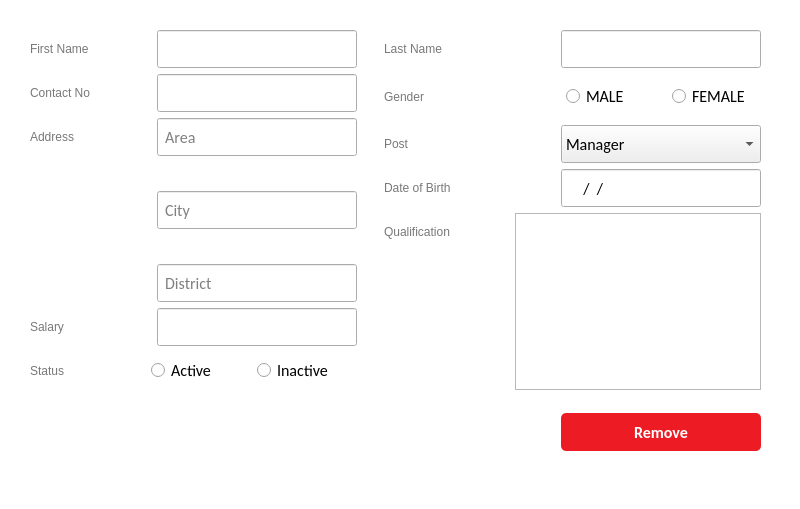
     <widget class="QGroupBox" name="groupBox_4">
      <property name="geometry">
       <rect>
        <x>513</x>
        <y>100</y>
        <width>800</width>
        <height>509</height>
       </rect>
      </property>
      <property name="sizePolicy">
       <sizepolicy hsizetype="Expanding" vsizetype="Expanding">
        <horstretch>0</horstretch>
        <verstretch>0</verstretch>
       </sizepolicy>
      </property>
      <property name="minimumSize">
       <size>
        <width>800</width>
        <height>470</height>
       </size>
      </property>
      <property name="styleSheet">
       <string notr="true">QGroupBox
{
background-color: rgb(255, 255, 255);

border:none;
}
QLabel
{

	font: 14pt &quot;Calibri&quot; ;
color: rgb(120, 120, 120);
padding-bottom: 0;

}
QLineEdit
{
border-bottom: 1px solid;
border-color: rgb(172, 172, 172);
padding: 5px;
color: rgb(0, 0, 0);

}

QPushButton#removeButton
{
    
	background-color: #ED1c24;
	
	color: rgb(255, 255, 255);

	border-radius: 5px;
}
QPushButton#removeButton:focus
{
background-color: #FD5E64;

}
QPushButton#removeButton:hover
{
background-color: #FD5E64;

}

</string>
      </property>
      <property name="title">
       <string/>
      </property>
      <property name="alignment">
       <set>Qt::AlignCenter</set>
      </property>
      <widget class="QWidget" name="layoutWidget_6">
       <property name="geometry">
        <rect>
         <x>30</x>
         <y>30</y>
         <width>731</width>
         <height>421</height>
        </rect>
       </property>
       <layout class="QGridLayout" name="gridLayout_38">
        <item row="0" column="0">
         <layout class="QGridLayout" name="gridLayout_39">
          <item row="0" column="1">
           <spacer name="horizontalSpacer_84">
            <property name="orientation">
             <enum>Qt::Horizontal</enum>
            </property>
            <property name="sizeHint" stdset="0">
             <size>
              <width>40</width>
              <height>20</height>
             </size>
            </property>
           </spacer>
          </item>
          <item row="0" column="2">
           <layout class="QVBoxLayout" name="verticalLayout_23">
            <item>
             <layout class="QHBoxLayout" name="horizontalLayout_62">
              <item>
               <widget class="QLabel" name="lastNameLabel_6">
                <property name="minimumSize">
                 <size>
                  <width>100</width>
                  <height>38</height>
                 </size>
                </property>
                <property name="text">
                 <string>Last Name</string>
                </property>
               </widget>
              </item>
              <item>
               <spacer name="horizontalSpacer_79">
                <property name="orientation">
                 <enum>Qt::Horizontal</enum>
                </property>
                <property name="sizeHint" stdset="0">
                 <size>
                  <width>35</width>
                  <height>20</height>
                 </size>
                </property>
               </spacer>
              </item>
              <item>
               <widget class="QLineEdit" name="lastNameRemove">
                <property name="enabled">
                 <bool>true</bool>
                </property>
                <property name="minimumSize">
                 <size>
                  <width>200</width>
                  <height>38</height>
                 </size>
                </property>
                <property name="font">
                 <font>
                  <family>Calibri</family>
                  <pointsize>12</pointsize>
                  <weight>50</weight>
                  <bold>false</bold>
                  <kerning>false</kerning>
                 </font>
                </property>
                <property name="styleSheet">
                 <string notr="true">QLineEdit#userName
{
border-bottom: 2px solid;
border-top: 0px;
border-color: rgb(172, 172, 172);
padding: 5px;
color: rgb(0, 0, 0);

}</string>
                </property>
                <property name="text">
                 <string/>
                </property>
                <property name="alignment">
                 <set>Qt::AlignLeading|Qt::AlignLeft|Qt::AlignVCenter</set>
                </property>
                <property name="placeholderText">
                 <string/>
                </property>
                <property name="clearButtonEnabled">
                 <bool>false</bool>
                </property>
               </widget>
              </item>
             </layout>
            </item>
            <item>
             <layout class="QHBoxLayout" name="horizontalLayout_63">
              <item>
               <widget class="QLabel" name="genderLabel_6">
                <property name="minimumSize">
                 <size>
                  <width>100</width>
                  <height>38</height>
                 </size>
                </property>
                <property name="text">
                 <string>Gender</string>
                </property>
               </widget>
              </item>
              <item>
               <spacer name="horizontalSpacer_80">
                <property name="orientation">
                 <enum>Qt::Horizontal</enum>
                </property>
                <property name="sizeHint" stdset="0">
                 <size>
                  <width>35</width>
                  <height>20</height>
                 </size>
                </property>
               </spacer>
              </item>
              <item>
               <widget class="QGroupBox" name="groupBox_6">
                <property name="title">
                 <string/>
                </property>
                <layout class="QGridLayout" name="gridLayout_4">
                 <item row="0" column="0">
                  <layout class="QHBoxLayout" name="horizontalLayout_15">
                   <item>
                    <widget class="QRadioButton" name="maleRadioRemove">
                     <property name="minimumSize">
                      <size>
                       <width>100</width>
                       <height>0</height>
                      </size>
                     </property>
                     <property name="font">
                      <font>
                       <family>Calibri</family>
                       <pointsize>12</pointsize>
                      </font>
                     </property>
                     <property name="text">
                      <string>MALE</string>
                     </property>
                    </widget>
                   </item>
                   <item>
                    <widget class="QRadioButton" name="femaleRadioRemove">
                     <property name="minimumSize">
                      <size>
                       <width>80</width>
                       <height>0</height>
                      </size>
                     </property>
                     <property name="font">
                      <font>
                       <family>Calibri</family>
                       <pointsize>12</pointsize>
                      </font>
                     </property>
                     <property name="text">
                      <string>FEMALE</string>
                     </property>
                    </widget>
                   </item>
                  </layout>
                 </item>
                </layout>
               </widget>
              </item>
              <item>
               <layout class="QHBoxLayout" name="horizontalLayout_14"/>
              </item>
             </layout>
            </item>
            <item>
             <layout class="QHBoxLayout" name="horizontalLayout_64">
              <item>
               <widget class="QLabel" name="salaryLabel_12">
                <property name="minimumSize">
                 <size>
                  <width>100</width>
                  <height>38</height>
                 </size>
                </property>
                <property name="text">
                 <string>Post</string>
                </property>
               </widget>
              </item>
              <item>
               <spacer name="horizontalSpacer_81">
                <property name="orientation">
                 <enum>Qt::Horizontal</enum>
                </property>
                <property name="sizeHint" stdset="0">
                 <size>
                  <width>35</width>
                  <height>20</height>
                 </size>
                </property>
               </spacer>
              </item>
              <item>
               <widget class="QComboBox" name="postremove">
                <property name="minimumSize">
                 <size>
                  <width>200</width>
                  <height>38</height>
                 </size>
                </property>
                <property name="font">
                 <font>
                  <family>Calibri</family>
                  <pointsize>12</pointsize>
                 </font>
                </property>
                <item>
                 <property name="text">
                  <string>Manager</string>
                 </property>
                </item>
                <item>
                 <property name="text">
                  <string>SalesMan</string>
                 </property>
                </item>
                <item>
                 <property name="text">
                  <string>Workshop Incharge</string>
                 </property>
                </item>
                <item>
                 <property name="text">
                  <string>Office Boy</string>
                 </property>
                </item>
                <item>
                 <property name="text">
                  <string>Receiptionist</string>
                 </property>
                </item>
               </widget>
              </item>
             </layout>
            </item>
            <item>
             <layout class="QHBoxLayout" name="horizontalLayout_65">
              <item>
               <widget class="QLabel" name="DOBLabel_6">
                <property name="minimumSize">
                 <size>
                  <width>100</width>
                  <height>38</height>
                 </size>
                </property>
                <property name="text">
                 <string>Date of Birth</string>
                </property>
               </widget>
              </item>
              <item>
               <spacer name="horizontalSpacer_82">
                <property name="orientation">
                 <enum>Qt::Horizontal</enum>
                </property>
                <property name="sizeHint" stdset="0">
                 <size>
                  <width>35</width>
                  <height>20</height>
                 </size>
                </property>
               </spacer>
              </item>
              <item>
               <widget class="QLineEdit" name="DOBremove">
                <property name="enabled">
                 <bool>true</bool>
                </property>
                <property name="minimumSize">
                 <size>
                  <width>200</width>
                  <height>38</height>
                 </size>
                </property>
                <property name="font">
                 <font>
                  <family>Calibri</family>
                  <pointsize>12</pointsize>
                  <weight>50</weight>
                  <bold>false</bold>
                  <kerning>false</kerning>
                 </font>
                </property>
                <property name="styleSheet">
                 <string notr="true">QLineEdit#userName
{
border-bottom: 2px solid;
border-top: 0px;
border-color: rgb(172, 172, 172);
padding: 5px;
color: rgb(0, 0, 0);

}</string>
                </property>
                <property name="inputMethodHints">
                 <set>Qt::ImhDate|Qt::ImhFormattedNumbersOnly</set>
                </property>
                <property name="inputMask">
                 <string>9999/99/99</string>
                </property>
                <property name="text">
                 <string>//</string>
                </property>
                <property name="alignment">
                 <set>Qt::AlignLeading|Qt::AlignLeft|Qt::AlignVCenter</set>
                </property>
                <property name="placeholderText">
                 <string/>
                </property>
                <property name="clearButtonEnabled">
                 <bool>false</bool>
                </property>
               </widget>
              </item>
             </layout>
            </item>
            <item>
             <layout class="QHBoxLayout" name="horizontalLayout_66">
              <item alignment="Qt::AlignTop">
               <widget class="QLabel" name="qualificationLabel_6">
                <property name="minimumSize">
                 <size>
                  <width>100</width>
                  <height>38</height>
                 </size>
                </property>
                <property name="text">
                 <string>Qualification</string>
                </property>
               </widget>
              </item>
              <item>
               <spacer name="horizontalSpacer_83">
                <property name="orientation">
                 <enum>Qt::Horizontal</enum>
                </property>
                <property name="sizeHint" stdset="0">
                 <size>
                  <width>35</width>
                  <height>20</height>
                 </size>
                </property>
               </spacer>
              </item>
              <item>
               <widget class="QTextEdit" name="qualificationInputRemove">
                <property name="minimumSize">
                 <size>
                  <width>200</width>
                  <height>70</height>
                 </size>
                </property>
                <property name="sizeIncrement">
                 <size>
                  <width>0</width>
                  <height>0</height>
                 </size>
                </property>
                <property name="font">
                 <font>
                  <family>Calibri</family>
                  <pointsize>12</pointsize>
                 </font>
                </property>
                <property name="styleSheet">
                 <string notr="true"/>
                </property>
               </widget>
              </item>
             </layout>
            </item>
           </layout>
          </item>
          <item row="0" column="0">
           <layout class="QVBoxLayout" name="verticalLayout_21">
            <item>
             <layout class="QHBoxLayout" name="horizontalLayout_58">
              <item>
               <widget class="QLabel" name="firstNameLabel_6">
                <property name="minimumSize">
                 <size>
                  <width>100</width>
                  <height>38</height>
                 </size>
                </property>
                <property name="text">
                 <string>First Name</string>
                </property>
               </widget>
              </item>
              <item>
               <spacer name="horizontalSpacer_74">
                <property name="orientation">
                 <enum>Qt::Horizontal</enum>
                </property>
                <property name="sizeHint" stdset="0">
                 <size>
                  <width>35</width>
                  <height>20</height>
                 </size>
                </property>
               </spacer>
              </item>
              <item>
               <widget class="QLineEdit" name="firstNameRemove">
                <property name="enabled">
                 <bool>true</bool>
                </property>
                <property name="minimumSize">
                 <size>
                  <width>200</width>
                  <height>38</height>
                 </size>
                </property>
                <property name="font">
                 <font>
                  <family>Calibri</family>
                  <pointsize>12</pointsize>
                  <weight>50</weight>
                  <bold>false</bold>
                  <kerning>false</kerning>
                 </font>
                </property>
                <property name="styleSheet">
                 <string notr="true"/>
                </property>
                <property name="inputMask">
                 <string/>
                </property>
                <property name="text">
                 <string/>
                </property>
                <property name="alignment">
                 <set>Qt::AlignLeading|Qt::AlignLeft|Qt::AlignVCenter</set>
                </property>
                <property name="placeholderText">
                 <string/>
                </property>
                <property name="clearButtonEnabled">
                 <bool>false</bool>
                </property>
               </widget>
              </item>
             </layout>
            </item>
            <item>
             <layout class="QHBoxLayout" name="horizontalLayout_59">
              <item>
               <widget class="QLabel" name="phoneLabel_6">
                <property name="minimumSize">
                 <size>
                  <width>100</width>
                  <height>38</height>
                 </size>
                </property>
                <property name="text">
                 <string>Contact No</string>
                </property>
               </widget>
              </item>
              <item>
               <spacer name="horizontalSpacer_75">
                <property name="orientation">
                 <enum>Qt::Horizontal</enum>
                </property>
                <property name="sizeHint" stdset="0">
                 <size>
                  <width>35</width>
                  <height>20</height>
                 </size>
                </property>
               </spacer>
              </item>
              <item>
               <widget class="QLineEdit" name="contactRemove">
                <property name="enabled">
                 <bool>true</bool>
                </property>
                <property name="minimumSize">
                 <size>
                  <width>200</width>
                  <height>38</height>
                 </size>
                </property>
                <property name="font">
                 <font>
                  <family>Calibri</family>
                  <pointsize>12</pointsize>
                  <weight>50</weight>
                  <bold>false</bold>
                  <kerning>false</kerning>
                 </font>
                </property>
                <property name="styleSheet">
                 <string notr="true">QLineEdit#userName
{
border-bottom: 2px solid;
border-top: 0px;
border-color: rgb(172, 172, 172);
padding: 5px;
color: rgb(0, 0, 0);

}</string>
                </property>
                <property name="inputMask">
                 <string/>
                </property>
                <property name="text">
                 <string/>
                </property>
                <property name="alignment">
                 <set>Qt::AlignLeading|Qt::AlignLeft|Qt::AlignVCenter</set>
                </property>
                <property name="placeholderText">
                 <string/>
                </property>
                <property name="clearButtonEnabled">
                 <bool>false</bool>
                </property>
               </widget>
              </item>
             </layout>
            </item>
            <item>
             <layout class="QGridLayout" name="gridLayout_40">
              <item row="0" column="0" alignment="Qt::AlignTop">
               <widget class="QLabel" name="addressLabel_6">
                <property name="minimumSize">
                 <size>
                  <width>100</width>
                  <height>38</height>
                 </size>
                </property>
                <property name="text">
                 <string>Address</string>
                </property>
               </widget>
              </item>
              <item row="0" column="1">
               <spacer name="horizontalSpacer_76">
                <property name="orientation">
                 <enum>Qt::Horizontal</enum>
                </property>
                <property name="sizeHint" stdset="0">
                 <size>
                  <width>35</width>
                  <height>20</height>
                 </size>
                </property>
               </spacer>
              </item>
              <item row="0" column="2">
               <layout class="QVBoxLayout" name="verticalLayout_22">
                <item>
                 <widget class="QLineEdit" name="addressAreaRemove">
                  <property name="enabled">
                   <bool>true</bool>
                  </property>
                  <property name="minimumSize">
                   <size>
                    <width>200</width>
                    <height>38</height>
                   </size>
                  </property>
                  <property name="font">
                   <font>
                    <family>Calibri</family>
                    <pointsize>12</pointsize>
                    <weight>50</weight>
                    <bold>false</bold>
                    <kerning>false</kerning>
                   </font>
                  </property>
                  <property name="styleSheet">
                   <string notr="true">QLineEdit#userName
{
border-bottom: 2px solid;
border-top: 0px;
border-color: rgb(172, 172, 172);
padding: 5px;
color: rgb(0, 0, 0);

}</string>
                  </property>
                  <property name="text">
                   <string/>
                  </property>
                  <property name="alignment">
                   <set>Qt::AlignLeading|Qt::AlignLeft|Qt::AlignVCenter</set>
                  </property>
                  <property name="placeholderText">
                   <string>Area</string>
                  </property>
                  <property name="clearButtonEnabled">
                   <bool>false</bool>
                  </property>
                 </widget>
                </item>
                <item>
                 <spacer name="verticalSpacer_15">
                  <property name="orientation">
                   <enum>Qt::Vertical</enum>
                  </property>
                  <property name="sizeHint" stdset="0">
                   <size>
                    <width>20</width>
                    <height>40</height>
                   </size>
                  </property>
                 </spacer>
                </item>
                <item>
                 <widget class="QLineEdit" name="addressCityRemove">
                  <property name="enabled">
                   <bool>true</bool>
                  </property>
                  <property name="minimumSize">
                   <size>
                    <width>200</width>
                    <height>38</height>
                   </size>
                  </property>
                  <property name="font">
                   <font>
                    <family>Calibri</family>
                    <pointsize>12</pointsize>
                    <weight>50</weight>
                    <bold>false</bold>
                    <kerning>false</kerning>
                   </font>
                  </property>
                  <property name="styleSheet">
                   <string notr="true">QLineEdit#userName
{
border-bottom: 2px solid;
border-top: 0px;
border-color: rgb(172, 172, 172);
padding: 5px;
color: rgb(0, 0, 0);

}</string>
                  </property>
                  <property name="text">
                   <string/>
                  </property>
                  <property name="alignment">
                   <set>Qt::AlignLeading|Qt::AlignLeft|Qt::AlignVCenter</set>
                  </property>
                  <property name="placeholderText">
                   <string>City</string>
                  </property>
                  <property name="clearButtonEnabled">
                   <bool>false</bool>
                  </property>
                 </widget>
                </item>
                <item>
                 <spacer name="verticalSpacer_16">
                  <property name="orientation">
                   <enum>Qt::Vertical</enum>
                  </property>
                  <property name="sizeHint" stdset="0">
                   <size>
                    <width>20</width>
                    <height>40</height>
                   </size>
                  </property>
                 </spacer>
                </item>
                <item>
                 <widget class="QLineEdit" name="addressDistrictremove">
                  <property name="enabled">
                   <bool>true</bool>
                  </property>
                  <property name="minimumSize">
                   <size>
                    <width>200</width>
                    <height>38</height>
                   </size>
                  </property>
                  <property name="font">
                   <font>
                    <family>Calibri</family>
                    <pointsize>12</pointsize>
                    <weight>50</weight>
                    <bold>false</bold>
                    <kerning>false</kerning>
                   </font>
                  </property>
                  <property name="styleSheet">
                   <string notr="true">QLineEdit#userName
{
border-bottom: 2px solid;
border-top: 0px;
border-color: rgb(172, 172, 172);
padding: 5px;
color: rgb(0, 0, 0);

}</string>
                  </property>
                  <property name="text">
                   <string/>
                  </property>
                  <property name="alignment">
                   <set>Qt::AlignLeading|Qt::AlignLeft|Qt::AlignVCenter</set>
                  </property>
                  <property name="placeholderText">
                   <string>District</string>
                  </property>
                  <property name="clearButtonEnabled">
                   <bool>false</bool>
                  </property>
                 </widget>
                </item>
               </layout>
              </item>
             </layout>
            </item>
            <item>
             <layout class="QHBoxLayout" name="horizontalLayout_60">
              <item>
               <widget class="QLabel" name="salaryLabel_11">
                <property name="minimumSize">
                 <size>
                  <width>100</width>
                  <height>0</height>
                 </size>
                </property>
                <property name="text">
                 <string>Salary</string>
                </property>
               </widget>
              </item>
              <item>
               <spacer name="horizontalSpacer_77">
                <property name="orientation">
                 <enum>Qt::Horizontal</enum>
                </property>
                <property name="sizeHint" stdset="0">
                 <size>
                  <width>35</width>
                  <height>20</height>
                 </size>
                </property>
               </spacer>
              </item>
              <item>
               <widget class="QLineEdit" name="salaryRemove">
                <property name="enabled">
                 <bool>true</bool>
                </property>
                <property name="minimumSize">
                 <size>
                  <width>200</width>
                  <height>38</height>
                 </size>
                </property>
                <property name="font">
                 <font>
                  <family>Calibri</family>
                  <pointsize>12</pointsize>
                  <weight>50</weight>
                  <bold>false</bold>
                  <kerning>false</kerning>
                 </font>
                </property>
                <property name="styleSheet">
                 <string notr="true">QLineEdit#userName
{
border-bottom: 2px solid;
border-top: 0px;
border-color: rgb(172, 172, 172);
padding: 5px;
color: rgb(0, 0, 0);

}</string>
                </property>
                <property name="inputMethodHints">
                 <set>Qt::ImhDigitsOnly</set>
                </property>
                <property name="text">
                 <string/>
                </property>
                <property name="alignment">
                 <set>Qt::AlignLeading|Qt::AlignLeft|Qt::AlignVCenter</set>
                </property>
                <property name="placeholderText">
                 <string/>
                </property>
                <property name="clearButtonEnabled">
                 <bool>false</bool>
                </property>
               </widget>
              </item>
             </layout>
            </item>
            <item>
             <layout class="QHBoxLayout" name="horizontalLayout_61">
              <item>
               <widget class="QLabel" name="statLabel_6">
                <property name="minimumSize">
                 <size>
                  <width>100</width>
                  <height>38</height>
                 </size>
                </property>
                <property name="text">
                 <string>Status</string>
                </property>
               </widget>
              </item>
              <item>
               <spacer name="horizontalSpacer_78">
                <property name="orientation">
                 <enum>Qt::Horizontal</enum>
                </property>
                <property name="sizeHint" stdset="0">
                 <size>
                  <width>35</width>
                  <height>20</height>
                 </size>
                </property>
               </spacer>
              </item>
              <item>
               <widget class="QRadioButton" name="activeRadioremove">
                <property name="minimumSize">
                 <size>
                  <width>100</width>
                  <height>0</height>
                 </size>
                </property>
                <property name="font">
                 <font>
                  <family>Calibri</family>
                  <pointsize>12</pointsize>
                 </font>
                </property>
                <property name="text">
                 <string>Active</string>
                </property>
               </widget>
              </item>
              <item>
               <widget class="QRadioButton" name="inactiveRadioRemove">
                <property name="minimumSize">
                 <size>
                  <width>100</width>
                  <height>0</height>
                 </size>
                </property>
                <property name="font">
                 <font>
                  <family>Calibri</family>
                  <pointsize>12</pointsize>
                 </font>
                </property>
                <property name="text">
                 <string>Inactive</string>
                </property>
               </widget>
              </item>
             </layout>
            </item>
           </layout>
          </item>
         </layout>
        </item>
        <item row="1" column="0">
         <layout class="QVBoxLayout" name="verticalLayout_24">
          <item>
           <layout class="QHBoxLayout" name="horizontalLayout_67">
            <item>
             <spacer name="horizontalSpacer_85">
              <property name="orientation">
               <enum>Qt::Horizontal</enum>
              </property>
              <property name="sizeType">
               <enum>QSizePolicy::Expanding</enum>
              </property>
              <property name="sizeHint" stdset="0">
               <size>
                <width>45</width>
                <height>17</height>
               </size>
              </property>
             </spacer>
            </item>
           </layout>
          </item>
          <item>
           <layout class="QHBoxLayout" name="horizontalLayout_68">
            <item>
             <spacer name="horizontalSpacer_86">
              <property name="orientation">
               <enum>Qt::Horizontal</enum>
              </property>
              <property name="sizeHint" stdset="0">
               <size>
                <width>368</width>
                <height>20</height>
               </size>
              </property>
             </spacer>
            </item>
            <item>
             <widget class="QPushButton" name="removeButton">
              <property name="minimumSize">
               <size>
                <width>200</width>
                <height>38</height>
               </size>
              </property>
              <property name="font">
               <font>
                <family>Calibri</family>
                <pointsize>12</pointsize>
                <weight>75</weight>
                <bold>true</bold>
               </font>
              </property>
              <property name="styleSheet">
               <string notr="true"/>
              </property>
              <property name="text">
               <string>Remove</string>
              </property>
              <property name="checkable">
               <bool>false</bool>
              </property>
              <property name="checked">
               <bool>false</bool>
              </property>
              <property name="autoDefault">
               <bool>true</bool>
              </property>
              <property name="default">
               <bool>true</bool>
              </property>
              <property name="flat">
               <bool>false</bool>
              </property>
             </widget>
            </item>
           </layout>
          </item>
         </layout>
        </item>
       </layout>
      </widget>
     </widget>
